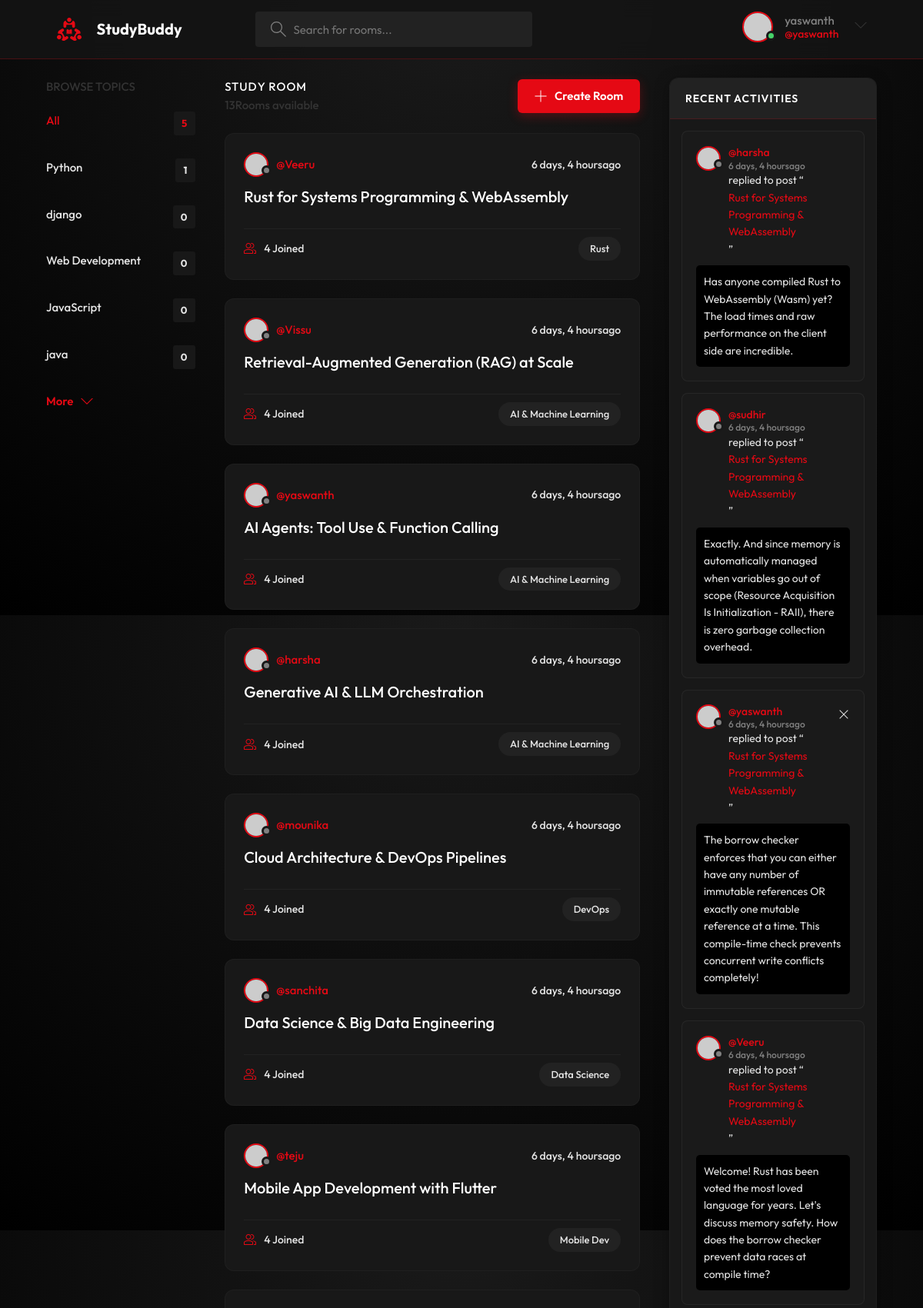
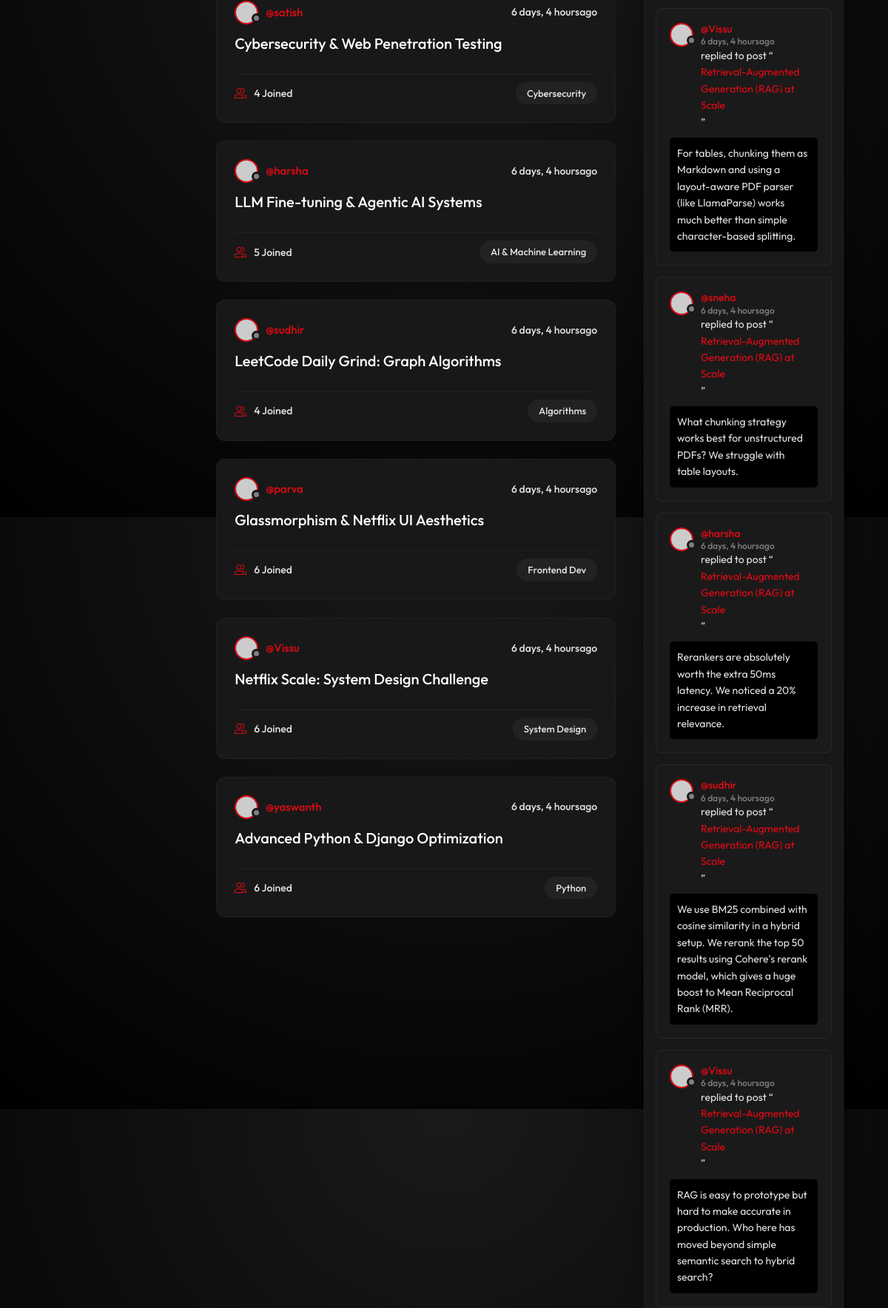
Page / (signed in, upper part) on the committed database (2 pictures, top to bottom).
### base/models.py (models this page shows, shortened)
class Topic(models.Model):
    name = models.CharField(max_length=200)

class Room(models.Model):
    host = models.ForeignKey(User, on_delete = models.SET_NULL, null=True)
    topic = models.ForeignKey(Topic, on_delete = models.SET_NULL, null=True)
    name = models.CharField(max_length=200)
    description = models.TextField(null=True, blank=True)
    participants = models.ManyToManyField(User, related_name='participants', blank=True)
    updated = models.DateTimeField(auto_now=True)
    created = models.DateTimeField(auto_now_add=True)
    class Meta:
        ordering = ['-updated', '-created']
    def __str__(self):
        return self.name

class Message(models.Model):
    user = models.ForeignKey(User, on_delete = models.CASCADE)
    room = models.ForeignKey(Room, on_delete = models.CASCADE )
    body = models.TextField()
    updated = models.DateTimeField(auto_now=True)
    created = models.DateTimeField(auto_now_add=True)
    class Meta:
        ordering = ['-updated', '-created']

### base/views.py (the view)
# urls.py: path('',views.home, name="home"),
def home(request):
    if not request.user.is_authenticated:
        return redirect('login')
    q = request.GET.get('q') if request.GET.get('q') != None else ''
    rooms = Room.objects.filter(
        Q(topic__name__icontains=q) |
        Q(name__icontains = q) |
        Q(description__icontains = q)
        )
    topics = Topic.objects.all()[0:5]
    room_count = rooms.count()
    room_messages = Message.objects.filter(Q(room__topic__name__icontains=q))
    context = {'rooms': rooms, 'topics':topics,
               'room_count': room_count,
               'room_messages' : room_messages}
    return render(request,'base/home.html', context)

### base/templates/base/home.html (shortened to what this page needs)
{% extends 'main.html' %}
{% block content %}
    <main class="layout layout--3">
      <div class="container">
        {% include 'base/topics_component.html'%}
        <div class="roomList">
          <div class="roomList__header">
            <div>
              <h2>Study Room</h2>
              <p>{{room_count}}Rooms available</p>
            </div>
            <a class="btn btn--main" href="{% url 'create-room' %}">
              <svg version="1.1" xmlns="http://www.w3.org/2000/svg" width="32" height="32" viewBox="0 0 32 32">
                <title>add</title>
                <path
                  d="M16.943 0.943h-1.885v14.115h-14.115v1.885h14.115v14.115h1.885v-14.115h14.115v-1.885h-14.115v-14.115z"
                ></path>
              </svg>
              Create Room
            </a>
          </div>
          {% include 'base/feed_component.html' %}
        </div>
         {% include 'base/activity_component.html' %}
      </div>
    </main>
{% endblock %}

### templates/navbar.html (shortened to what this page needs)
    {% load static %}
    <header class="header header--loggedIn">
      <div class="container">
        <a href="{% url 'home' %}" class="header__logo">
          <img src="{% static 'images/logo.svg' %}?v=2" />
          <h1>StudyBuddy</h1>
        </a>
        <form class="header__search" method="GET" action="{% url 'home' %}">
          <label>
            <input name="q" placeholder="Search for rooms..." />
          </label>
        </form>
        <nav class="header__menu">
        {% if request.user.is_authenticated %}
          <div class="header__user">
            <a href="{% url 'update-user' %}">
              <div class="avatar avatar--medium active">
                <img src="https://randomuser.me/api/portraits/men/37.jpg" />
              </div>
              <p>{{request.user.username}}<span>@{{request.user.username}}</span></p>
            </a>
            <button class="dropdown-button">
              <svg version="1.1" xmlns="http://www.w3.org/2000/svg" width="32" height="32" viewBox="0 0 32 32">
                <title>chevron-down</title>
                <path d="M16 21l-13-13h-3l16 16 16-16h-3l-13 13z"></path>
              </svg>
            </button>
          </div>
          {% else %}
          <a href="{% url 'login' %}">
            <img src="{% static 'images/avatar.svg' %}" />
            <p>Login</p>
          </a>
          {% endif %}
        </nav>
      </div>
    </header>

### base/templates/base/topics_component.html
<div class="topics">
    <div class="topics__header">
            <h2>Browse Topics</h2>
    </div>
        <ul class="topics__list">
            <li>
              <a href="{% url 'home' %}" class="active">All<span>{{topics.count}}</span></a>
            </li>
            {% for topic in topics %}
            <li>
              <a href="{% url 'home' %}?q={{topic.name}}">{{topic.name}}<span>{{topic.room_set.all.count}}</span></a>
            </li>
            {% endfor%}
        </ul>
          <a class="btn btn--link" href="{% url 'topics' %}">
            More
            <svg version="1.1" xmlns="http://www.w3.org/2000/svg" width="32" height="32" viewBox="0 0 32 32">
              <title>chevron-down</title>
              <path d="M16 21l-13-13h-3l16 16 16-16h-3l-13 13z"></path>
            </svg>
          </a>
        </div>

### base/templates/base/feed_component.html (shortened to what this page needs)
{% for room in rooms %}
        <div class="roomListRoom">
            <div class="roomListRoom__header">
              <a href="{% url 'user-profile' room.host.id %}" class="roomListRoom__author">
                <div class="avatar avatar--small">
                  <img src="https://randomuser.me/api/portraits/women/11.jpg" />
                </div>
                <span>@{{room.host.username}}</span>
              </a>
              <div class="roomListRoom__actions">
                <span>{{room.created|timesince}}ago</span>
              </div>
            </div>
            <div class="roomListRoom__content">
              <a href="{% url 'room' room.id %}">{{room.name}}</a>
            </div>
            <div class="roomListRoom__meta">
              <a href="{% url 'room' room.id %}" class="roomListRoom__joined">
                {{room.participants.all.count}} Joined
              </a>
              <p class="roomListRoom__topic">{{room.topic.name}}</p>
            </div>
        </div>
{% endfor %}

### base/templates/base/activity_component.html
        <div class="activities">
          <div class="activities__header">
            <h2>Recent Activities</h2>
          </div>
         {% for message in room_messages %}
          <div class="activities__box">
            <div class="activities__boxHeader roomListRoom__header">
              <a href="{% url 'user-profile' message.user.id %}" class="roomListRoom__author">
                <div class="avatar avatar--small">
                  <img src="https://randomuser.me/api/portraits/women/11.jpg" />
                </div>
                <p>
                  @{{ message.user }}
                  <span>{{message.created|timesince}}ago</span>
                </p>
              </a>
               {% if request.user == message.user %}
              <div class="roomListRoom__actions">
                <a href="{% url 'delete-message' message.id %}">
                  <svg version="1.1" xmlns="http://www.w3.org/2000/svg" width="32" height="32" viewBox="0 0 32 32">
                    <title>remove</title>
                    <path
                      d="M27.314 6.019l-1.333-1.333-9.98 9.981-9.981-9.981-1.333 1.333 9.981 9.981-9.981 9.98 1.333 1.333 9.981-9.98 9.98 9.98 1.333-1.333-9.98-9.98 9.98-9.981z"
                    ></path>
                  </svg>
                </a>
              </div>
              {% endif %}
            </div>
            <div class="activities__boxContent">
              <p>replied to post “<a href="{% url 'room' message.room.id %}">{{message.room}}</a>”</p>
              <div class="activities__boxRoomContent">
                {{message.body}}
              </div>
            </div>
          </div>
          {% endfor %}
        </div>

### rows in the picture
Topic: name "Python", room_set.all.count "1"
Topic: name "django", room_set.all.count "0"
Topic: name "Web Development", room_set.all.count "0"
Topic: name "JavaScript", room_set.all.count "0"
Topic: name "java", room_set.all.count "0"
Room: host.username "Veeru", created "6 days, 4 hours", name "Rust for Systems Programming & WebAssembly", participants.all.count "4", topic.name "Rust"
Room: host.username "Vissu", created "6 days, 4 hours", name "Retrieval-Augmented Generation (RAG) at Scale", participants.all.count "4", topic.name "AI & Machine Learning"
Room: host.username "yaswanth", created "6 days, 4 hours", name "AI Agents: Tool Use & Function Calling", participants.all.count "4", topic.name "AI & Machine Learning"
Room: host.username "harsha", created "6 days, 4 hours", name "Generative AI & LLM Orchestration", participants.all.count "4", topic.name "AI & Machine Learning"
Room: host.username "mounika", created "6 days, 4 hours", name "Cloud Architecture & DevOps Pipelines", participants.all.count "4", topic.name "DevOps"
Room: host.username "sanchita", created "6 days, 4 hours", name "Data Science & Big Data Engineering", participants.all.count "4", topic.name "Data Science"
Room: host.username "teju", created "6 days, 4 hours", name "Mobile App Development with Flutter", participants.all.count "4", topic.name "Mobile Dev"
Room: host.username "satish", created "6 days, 4 hours", name "Cybersecurity & Web Penetration Testing", participants.all.count "4", topic.name "Cybersecurity"
Room: host.username "harsha", created "6 days, 4 hours", name "LLM Fine-tuning & Agentic AI Systems", participants.all.count "5", topic.name "AI & Machine Learning"
Room: host.username "sudhir", created "6 days, 4 hours", name "LeetCode Daily Grind: Graph Algorithms", participants.all.count "4", topic.name "Algorithms"
Room: host.username "parva", created "6 days, 4 hours", name "Glassmorphism & Netflix UI Aesthetics", participants.all.count "6", topic.name "Frontend Dev"
Room: host.username "Vissu", created "6 days, 4 hours", name "Netflix Scale: System Design Challenge", participants.all.count "6", topic.name "System Design"
Room: host.username "yaswanth", created "6 days, 4 hours", name "Advanced Python & Django Optimization", participants.all.count "6", topic.name "Python"
Message: user "harsha", created "6 days, 4 hours", room "Rust for Systems Programming & WebAssembly", body "Has anyone compiled Rust to WebAssembly (Wasm) yet? The load times and raw performance on the client side are incredible."
Message: user "sudhir", created "6 days, 4 hours", room "Rust for Systems Programming & WebAssembly", body "Exactly. And since memory is automatically managed when variables go out of scope (Resource Acquisition Is Initialization - RAII), there is zero garbage collection overhead."
Message: user "yaswanth", created "6 days, 4 hours", room "Rust for Systems Programming & WebAssembly", body "The borrow checker enforces that you can either have any number of immutable references OR exactly one mutable reference at a time. This compile-time check prevents concurrent write conflicts completely!"
Message: user "Veeru", created "6 days, 4 hours", room "Rust for Systems Programming & WebAssembly", body "Welcome! Rust has been voted the most loved language for years. Let's discuss memory safety. How does the borrow checker prevent data races at compile time?"
Message: user "Vissu", created "6 days, 4 hours", room "Retrieval-Augmented Generation (RAG) at Scale", body "For tables, chunking them as Markdown and using a layout-aware PDF parser (like LlamaParse) works much better than simple character-based splitting."
Message: user "sneha", created "6 days, 4 hours", room "Retrieval-Augmented Generation (RAG) at Scale", body "What chunking strategy works best for unstructured PDFs? We struggle with table layouts."
Message: user "harsha", created "6 days, 4 hours", room "Retrieval-Augmented Generation (RAG) at Scale", body "Rerankers are absolutely worth the extra 50ms latency. We noticed a 20% increase in retrieval relevance."
Message: user "sudhir", created "6 days, 4 hours", room "Retrieval-Augmented Generation (RAG) at Scale", body "We use BM25 combined with cosine similarity in a hybrid setup. We rerank the top 50 results using Cohere's rerank model, which gives a huge boost to Mean Reciprocal Rank (MRR)."
Message: user "Vissu", created "6 days, 4 hours", room "Retrieval-Augmented Generation (RAG) at Scale", body "RAG is easy to prototype but hard to make accurate in production. Who here has moved beyond simple semantic search to hybrid search?"

### other values in the picture
{{ request.user.username }} "yaswanth"
{{ topics.count }} "5"
{{ room_count }} "13"
